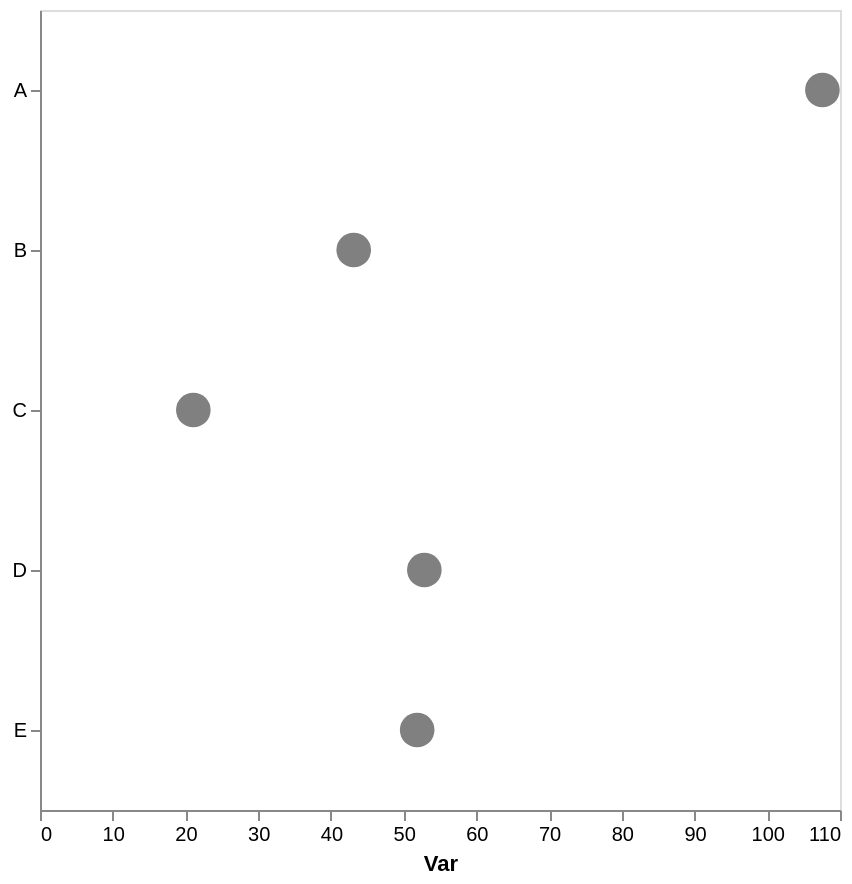

This figure's Vega-Lite source:
### Vega-Lite specification from a JSON file in a GitHub repository (floating-point values rounded to 4 significant figures)
{"config": {"view": {"continuousWidth": 300, "continuousHeight": 300}, "axis": {"grid": false}, "bar": {"color": "gray"}}, "data": {"name": "data-1b2badcf4afa12bb87eac2f02e9ddaca"}, "mark": {"type": "point", "color": "gray", "filled": true, "size": 300}, "encoding": {"x": {"aggregate": "mean", "axis": {"title": "Var"}, "field": "var1", "type": "quantitative"}, "y": {"axis": {"title": null}, "field": "cat", "type": "nominal"}}, "height": 400, "width": 400, "$schema": "https://vega.github.io/schema/vega-lite/v5.17.0.json", "datasets": {"data-1b2badcf4afa12bb87eac2f02e9ddaca": [{"cat": "D", "var1": 54.31, "var2": 48.35}, {"cat": "E", "var1": 46.14, "var2": 46.0}, {"cat": "E", "var1": 44.28, "var2": 54.46}, {"cat": "D", "var1": 56.49, "var2": 56.42}, {"cat": "C", "var1": 21.48, "var2": 35.92}, {"cat": "B", "var1": 49.69, "var2": 62.62}, {"cat": "A", "var1": 107.6, "var2": 37.67}, {"cat": "D", "var1": 64.37, "var2": 44.94}, {"cat": "B", "var1": 36.58, "var2": 44.78}, {"cat": "D", "var1": 36.22, "var2": 59.33}, {"cat": "E", "var1": 65.17, "var2": 57.65}, {"cat": "C", "var1": 20.68, "var2": 66.32}]}}
